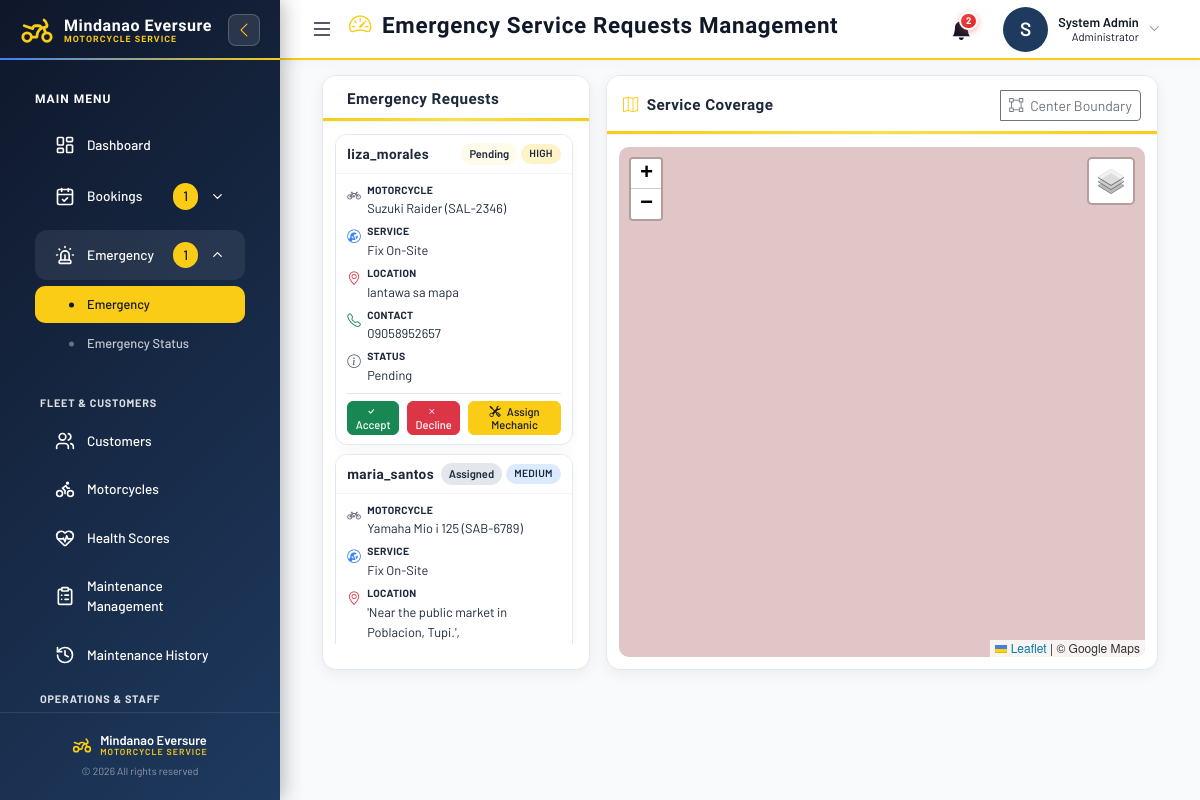
Screenshot of /admin_emergency_requests.php (signed in) with the database file from the repository.
### tables this page shows
CREATE TABLE `emergency_service_requests` (
  `id` int(11) NOT NULL AUTO_INCREMENT,
  `customer_id` int(11) NOT NULL,
  `motorcycle_id` int(11) NOT NULL,
  `problem_description` text NOT NULL,
  `motorcycle_issue` varchar(255) NOT NULL,
  `image_path` varchar(255) DEFAULT NULL,
  `location` varchar(255) DEFAULT NULL,
  `location_description` text DEFAULT NULL,
  `contact_number` varchar(20) NOT NULL,
  `request_status` enum('pending','accepted','declined','assigned','in_progress','completed','cancelled') NOT NULL DEFAULT 'pending',
  `priority` enum('low','medium','high','urgent') DEFAULT 'medium',
  `service_type` enum('onsite_repair','tow_service') NOT NULL DEFAULT 'onsite_repair',
  `assigned_mechanic_id` int(11) DEFAULT NULL,
  `response_updates` text DEFAULT NULL,
  `created_at` timestamp NOT NULL DEFAULT current_timestamp(),
  `updated_at` timestamp NOT NULL DEFAULT current_timestamp() ON UPDATE current_timestamp(),
  `latitude` decimal(10,8) DEFAULT NULL,
  `longitude` decimal(11,8) DEFAULT NULL,
  PRIMARY KEY (`id`),
  KEY `idx_emergency_customer` (`customer_id`),
  KEY `idx_emergency_motorcycle` (`motorcycle_id`),
  KEY `idx_emergency_status` (`request_status`),
  KEY `idx_emergency_created` (`created_at`)
);

CREATE TABLE `users` (
  `id` int(11) NOT NULL AUTO_INCREMENT,
  `username` varchar(100) NOT NULL,
  `email` varchar(100) NOT NULL,
  `password` varchar(255) NOT NULL,
  `phone` varchar(20) DEFAULT NULL,
  `address` text DEFAULT NULL,
  `birthdate` date DEFAULT NULL,
  `gender` enum('Male','Female','Other') DEFAULT NULL,
  `status` varchar(20) DEFAULT 'Active',
  `archived` tinyint(1) DEFAULT 0,
  `role` enum('admin','customer','mechanic') DEFAULT 'customer',
  `created_at` timestamp NOT NULL DEFAULT current_timestamp(),
  `name` varchar(100) NOT NULL DEFAULT '',
  PRIMARY KEY (`id`),
  UNIQUE KEY `email` (`email`)
);

### admin_emergency_requests.php (the view, shortened to what this page needs)
<?php
require_once 'sms_helper.php';
$emergency_requests = [];
try {
    $stmt = $pdo->query("
        SELECT esr.*,
               CONCAT(m.brand, ' ', m.model, ' (', m.plate_number, ')') as motorcycle_info,
               c.username as customer_name, c.phone as customer_phone, c.email as customer_email,
               mech.name as mechanic_name
        FROM emergency_service_requests esr
        JOIN motorcycles m ON esr.motorcycle_id = m.id
        JOIN users c ON esr.customer_id = c.id
        LEFT JOIN mechanics mech ON esr.assigned_mechanic_id = mech.id
        ORDER BY esr.created_at DESC
    ");
    $emergency_requests = $stmt->fetchAll(PDO::FETCH_ASSOC);
} catch (PDOException $e) {
    error_log("Error fetching requests: " . $e->getMessage());
}
?>
<?php require 'admin_sidebar_template.php'; ?>
<link rel="stylesheet" href="https://unpkg.com/leaflet@1.9.4/dist/leaflet.css" />
<link rel="stylesheet" href="https://cdnjs.cloudflare.com/ajax/libs/leaflet.draw/1.0.4/leaflet.draw.css" />
<div class="container-fluid emergency-page">
    <div class="row g-3">
        <div class="col-lg-4">
            <div class="emergency-panel h-100">
                <div class="panel-header">
                    <h4 class="panel-title"><i class="bi bi-ambulance"></i> Emergency Requests</h4>
                </div>
                <div class="panel-body">
                    <div class="emergency-list">
                        <?php foreach ($emergency_requests as $request): ?>
                            <?php
                            $reqStatus = strtolower(trim($request['request_status'] ?? ''));
                            if (!in_array($reqStatus, ['pending', 'new', 'assigned'])) continue;
                            ?>
                            <div class="request-wrapper" data-status="<?= $request['request_status'] ?>">
                                <div class="card emergency-card request-locator" data-request-id="<?= $request['id'] ?>">
                                    <div class="ecard-header">
                                        <div class="d-flex justify-content-between align-items-center">
                                            <h5 class="ecard-title"><?= htmlspecialchars($request['customer_name']) ?></h5>
                                            <div class="d-flex align-items-center gap-1">
                                                <span class="status-pill <?= strtolower($request['request_status'] ?? '') ?>"><?= ucfirst($request['request_status'] ?? '') ?></span>
                                                <span class="priority-badge priority-<?= strtolower($request['priority'] ?? 'medium') ?>"><?= $request['priority'] ?></span>
                                            </div>
                                        </div>
                                    </div>
                                    <div class="ecard-body">
                                        <div class="ecard-row">
                                            <i class="bi bi-bicycle text-muted"></i>
                                            <div>
                                                <span class="ecard-label">Motorcycle</span>
                                                <span class="ecard-value"><?= htmlspecialchars($request['motorcycle_info']) ?></span>
                                            </div>
                                        </div>
                                        <div class="ecard-row">
                                            <?php if (($request['service_type'] ?? 'onsite_repair') === 'tow_service'): ?>
                                                <i class="bi bi-truck text-warning"></i>
                                                <div>
                                                    <span class="ecard-label">Service</span>
                                                    <span class="ecard-value">Tow &amp; Lift</span>
                                                </div>
                                            <?php else: ?>
                                                <i class="bi bi-wrench-adjustable-circle text-primary"></i>
                                                <div>
                                                    <span class="ecard-label">Service</span>
                                                    <span class="ecard-value">Fix On-Site</span>
                                                </div>
                                            <?php endif; ?>
                                        </div>
                                        <div class="ecard-row">
                                            <i class="bi bi-geo-alt text-danger"></i>
                                            <div>
                                                <span class="ecard-label">Location</span>
                                                <span class="ecard-value"><?= htmlspecialchars($request['location']) ?></span>
                                            </div>
                                        </div>
                                        <div class="ecard-row">
                                            <i class="bi bi-telephone text-success"></i>
                                            <div>
                                                <span class="ecard-label">Contact</span>
                                                <span class="ecard-value"><?= htmlspecialchars($request['customer_phone']) ?></span>
                                            </div>
                                        </div>
                                        <div class="ecard-row">
                                            <i class="bi bi-info-circle text-secondary"></i>
                                            <div>
                                                <span class="ecard-label">Status</span>
                                                <span class="ecard-value"><?= ucfirst($request['request_status']) ?></span>
                                            </div>
                                        </div>
                                        <?php if (in_array(strtolower(trim($request['request_status'] ?? '')), ['pending', 'new'])): ?>
                                            <div class="action-bar" style="display: flex; gap: 0.5rem;">
                                                <form method="POST" onclick="event.stopPropagation();" style="display: flex; gap: 0.5rem;">
                                                    <button type="button" class="btn btn-success" onclick="confirmBtn(this.form, 'accept_request', 'Accept Emergency?', 'Are you sure you want to accept this emergency request?', 'question', 'Yes, Accept', '#10b981')"><i class="bi bi-check me-1"></i> Accept</button>
                                                    <button type="button" class="btn btn-danger" onclick="confirmBtn(this.form, 'decline_request', 'Decline Emergency?', 'Are you sure you want to decline this emergency request?', 'warning', 'Yes, Decline', '#ef4444')"><i class="bi bi-x me-1"></i> Decline</button>
                                                </form>
                                                <button type="button" class="btn btn-primary" onclick="event.stopPropagation(); openAssignModal(<?= $request['id'] ?>)"><i class="bi bi-tools me-1"></i> Assign Mechanic</button>
                                            </div>
                                        <?php endif; ?>
                                    </div>
                                </div>
                            </div>
                        <?php endforeach; ?>
                    </div>
                </div>
            </div>
        </div>
        <div class="col-lg-8">
            <div class="emergency-panel h-100">
                <div class="panel-header">
                    <h4 class="panel-title"><i class="bi bi-map"></i> Service Coverage</h4>
                    <div class="btn-group">
                        <button id="btnResetView" class="btn btn-sm btn-outline-secondary">
                            <i class="bi bi-bounding-box me-1"></i> Center Boundary
                        </button>
                    </div>
                </div>
                <div class="panel-body">
                    <div id="adminLiveMap"></div>
                </div>
            </div>
        </div>
    </div>
</div>
<?php require 'admin_footer.php'; ?>

### admin_sidebar_template.php (style rules this page uses)
:root { --sidebar-width: 280px; --primary-color: #0f172a; --primary-gradient: linear-gradient(135deg, #0f172a 0%, #1e3a5f 100%); --accent-color: #1e3a5f; --accent-gradient: linear-gradient(135deg, #0f172a 0%, #1e3a5f 100%); --bg-light: #f1f5f9; --bg-card: #ffffff; --text-dark: #1e293b; --text-light: #64748b; --success: #10b981; --danger: #ef4444; --info: #3b82f6; --sidebar-bg: #0f172a; }
* { margin: 0; padding: 0; box-sizing: border-box; }
body { font-family: 'Poppins', sans-serif; background: var(--bg-light); color: var(--text-dark); overflow: hidden; width: 100%; height: 100vh; }
.main-content .card { background: rgba(255, 255, 255, 0.45); backdrop-filter: blur(12px); -webkit-backdrop-filter: blur(12px); border: 1px solid rgba(255, 255, 255, 0.7); box-shadow: 0 4px 24px rgba(30, 41, 59, 0.1); transition: all 0.3s ease; color: #1e293b; }
.main-content .card h1, .main-content .card h2, .main-content .card h3, .main-content .card h4, .main-content .card h5, .main-content .card h6, .main-content .card p, .main-content .card span, .main-content .card div, .main-content .card label, .main-content .card td, .main-content .card th, .main-content .card li, .main-content .card small, .main-content .card strong, .main-content .card b, .main-content .card i:not(.bi):not(.fas):not(.far), .main-content .card a:not(.btn) { color: #1e293b; }
.main-content .card .text-muted, .main-content .card .text-secondary { color: rgba(30, 41, 59, 0.7) !important; }

### admin_emergency_requests.php (style rules this page uses)
.emergency-page { font-size: 0.85rem; color: #1e293b; }
.emergency-panel { background: #ffffff !important; border: 1px solid #e2e8f0; border-radius: 14px; box-shadow: 0 4px 15px rgba(0,0,0,0.06); overflow: hidden; }
.emergency-panel .panel-header { background: #ffffff; color: #1e293b; padding: 0.85rem 1rem; border-bottom: 1px solid #f1f5f9; position: relative; display: flex; align-items: center; justify-content: space-between; }
.emergency-panel .panel-header::after { content: ''; position: absolute; bottom: 0; left: 0; right: 0; height: 3px; background: linear-gradient(90deg, #FACC15, #FDE047, #FACC15); }
.emergency-panel .panel-title { font-size: 0.95rem; font-weight: 600; display: flex; align-items: center; gap: 0.5rem; margin: 0; }
.emergency-panel .panel-title i { color: #FACC15; }
.emergency-panel .panel-body { padding: 0.75rem; }
.emergency-list { max-height: calc(100vh - 290px); overflow-y: auto; padding-right: 0.25rem; }
.emergency-card { background: #ffffff !important; border: 1px solid #e2e8f0; border-radius: 10px; box-shadow: 0 1px 4px rgba(0,0,0,0.04); overflow: hidden; margin-bottom: 0.6rem; cursor: pointer; transition: transform 0.15s ease, box-shadow 0.15s ease; }
.emergency-card .ecard-header { padding: 0.5rem 0.7rem; background: #ffffff; border-bottom: 1px solid #f1f5f9; }
.emergency-card .ecard-body { padding: 0.55rem 0.7rem; font-size: 0.85rem; }
.emergency-card .ecard-title { font-size: 0.85rem; font-weight: 600; color: #1e293b; margin: 0; }
.emergency-card .ecard-row { display: flex; align-items: flex-start; gap: 0.4rem; margin-bottom: 0.35rem; }
.emergency-card .ecard-row i { margin-top: 0.15rem; }
.emergency-card .ecard-label { font-size: 0.65rem; font-weight: 700; color: #94a3b8; text-transform: uppercase; letter-spacing: 0.03em; display: block; }
.emergency-card .ecard-value { font-size: 0.8rem; color: #1e293b; }
.priority-badge { padding: 0.15rem 0.5rem; border-radius: 999px; font-size: 0.65rem; font-weight: 600; text-transform: uppercase; letter-spacing: 0.03em; }
.priority-high { background: #fef3c7; color: #92400e; }
.priority-medium { background: #dbeafe; color: #1e40af; }
.status-pill { display: inline-flex; align-items: center; padding: 0.15rem 0.5rem; border-radius: 999px; font-size: 0.7rem; font-weight: 600; text-transform: capitalize; }
.status-pill.pending { background: #fffbeb; color: #EAB308; }
.status-pill.assigned { background: rgba(30, 58, 95, 0.12); color: #1e3a5f; }
.emergency-card .action-bar { margin-top: 0.5rem; padding-top: 0.45rem; border-top: 1px solid #e2e8f0; }
.emergency-card .btn { border-radius: 6px; font-size: 0.7rem; font-weight: 500; padding: 0.15rem 0.45rem; line-height: 1.2; }
#adminLiveMap { height: calc(100vh - 290px); min-height: 420px; width: 100%; border-radius: 10px; }

### rows the page displays
emergency_service_requests: users.username "liza_morales", request_status "Pending", priority "HIGH", motorcycle_info "Suzuki Raider (SAL-2346)", service_type "onsite_repair" (drawn), location "lantawa sa mapa", users.phone "09058952657"
emergency_service_requests: users.username "maria_santos", request_status "Assigned", priority "MEDIUM", motorcycle_info "Yamaha Mio i 125 (SAB-6789)", service_type "onsite_repair" (drawn), location "'Near the public market in Poblacion, Tupi.',"

### other values shown
$pendingCount "1"
$emergencyCount "1"
$pageTitle "Emergency Service Requests Management"
$adminNotificationCount "2"
substr($adminName, 0, 1) "S"
$adminName "System Admin"
